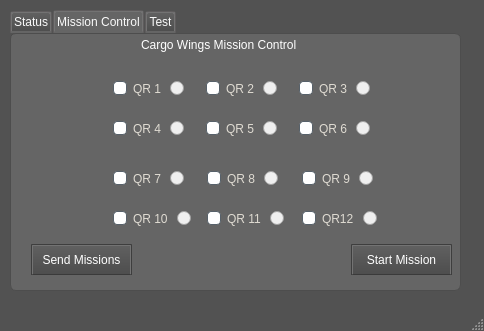
<?xml version="1.0" encoding="UTF-8"?>
<ui version="4.0">
 <class>MainWindow</class>
 <widget class="QMainWindow" name="MainWindow">
  <property name="geometry">
   <rect>
    <x>0</x>
    <y>0</y>
    <width>484</width>
    <height>331</height>
   </rect>
  </property>
  <property name="windowTitle">
   <string>Cargo Wings</string>
  </property>
  <property name="styleSheet">
   <string notr="true">
QMainWindow {
	background-color:rgb(82, 82, 82);
}
QTextEdit {
	background-color:rgb(42, 42, 42);
	color: rgb(0, 255, 0);
}
QPushButton{
	border-style: outset;
	border-width: 2px;
	border-top-color: qlineargradient(spread:pad, x1:0.5, y1:0.6, x2:0.5, y2:0.4, stop:0 rgba(115, 115, 115, 255), stop:1 rgba(62, 62, 62, 255));
	border-right-color: qlineargradient(spread:pad, x1:0.4, y1:0.5, x2:0.6, y2:0.5, stop:0 rgba(115, 115, 115, 255), stop:1 rgba(62, 62, 62, 255));
	border-left-color: qlineargradient(spread:pad, x1:0.6, y1:0.5, x2:0.4, y2:0.5, stop:0 rgba(115, 115, 115, 255), stop:1 rgba(62, 62, 62, 255));
	border-bottom-color: rgb(58, 58, 58);
	border-bottom-width: 1px;
	border-style: solid;
	color: rgb(255, 255, 255);
	padding: 2px;
	background-color: qlineargradient(spread:pad, x1:0.5, y1:1, x2:0.5, y2:0, stop:0 rgba(77, 77, 77, 255), stop:1 rgba(97, 97, 97, 255));
}
QPushButton:hover{
	border-style: outset;
	border-width: 2px;
	border-top-color: qlineargradient(spread:pad, x1:0.5, y1:0.6, x2:0.5, y2:0.4, stop:0 rgba(180, 180, 180, 255), stop:1 rgba(110, 110, 110, 255));
	border-right-color: qlineargradient(spread:pad, x1:0.4, y1:0.5, x2:0.6, y2:0.5, stop:0 rgba(180, 180, 180, 255), stop:1 rgba(110, 110, 110, 255));
	border-left-color: qlineargradient(spread:pad, x1:0.6, y1:0.5, x2:0.4, y2:0.5, stop:0 rgba(180, 180, 180, 255), stop:1 rgba(110, 110, 110, 255));
	border-bottom-color: rgb(115, 115, 115);
	border-bottom-width: 1px;
	border-style: solid;
	color: rgb(255, 255, 255);
	padding: 2px;
	background-color: qlineargradient(spread:pad, x1:0.5, y1:1, x2:0.5, y2:0, stop:0 rgba(107, 107, 107, 255), stop:1 rgba(157, 157, 157, 255));
}
QPushButton:pressed{
	border-style: outset;
	border-width: 2px;
	border-top-color: qlineargradient(spread:pad, x1:0.5, y1:0.6, x2:0.5, y2:0.4, stop:0 rgba(62, 62, 62, 255), stop:1 rgba(22, 22, 22, 255));
	border-right-color: qlineargradient(spread:pad, x1:0.4, y1:0.5, x2:0.6, y2:0.5, stop:0 rgba(115, 115, 115, 255), stop:1 rgba(62, 62, 62, 255));
	border-left-color: qlineargradient(spread:pad, x1:0.6, y1:0.5, x2:0.4, y2:0.5, stop:0 rgba(115, 115, 115, 255), stop:1 rgba(62, 62, 62, 255));
	border-bottom-color: rgb(58, 58, 58);
	border-bottom-width: 1px;
	border-style: solid;
	color: rgb(255, 255, 255);
	padding: 2px;
	background-color: qlineargradient(spread:pad, x1:0.5, y1:1, x2:0.5, y2:0, stop:0 rgba(77, 77, 77, 255), stop:1 rgba(97, 97, 97, 255));
}
QPushButton:disabled{
	border-style: outset;
	border-width: 2px;
	border-top-color: qlineargradient(spread:pad, x1:0.5, y1:0.6, x2:0.5, y2:0.4, stop:0 rgba(115, 115, 115, 255), stop:1 rgba(62, 62, 62, 255));
	border-right-color: qlineargradient(spread:pad, x1:0.4, y1:0.5, x2:0.6, y2:0.5, stop:0 rgba(115, 115, 115, 255), stop:1 rgba(62, 62, 62, 255));
	border-left-color: qlineargradient(spread:pad, x1:0.6, y1:0.5, x2:0.4, y2:0.5, stop:0 rgba(115, 115, 115, 255), stop:1 rgba(62, 62, 62, 255));
	border-bottom-color: rgb(58, 58, 58);
	border-bottom-width: 1px;
	border-style: solid;
	color: rgb(0, 0, 0);
	padding: 2px;
	background-color: qlineargradient(spread:pad, x1:0.5, y1:1, x2:0.5, y2:0, stop:0 rgba(57, 57, 57, 255), stop:1 rgba(77, 77, 77, 255));
}
QLineEdit {
	border-width: 1px; border-radius: 4px;
	border-color: rgb(58, 58, 58);
	border-style: inset;
	padding: 0 8px;
	color: rgb(255, 255, 255);
	background:rgb(100, 100, 100);
	selection-background-color: rgb(187, 187, 187);
	selection-color: rgb(60, 63, 65);
}
QLabel {
	color:rgb(255,255,255);	
}
QProgressBar {
	text-align: center;
	color: rgb(240, 240, 240);
	border-width: 1px; 
	border-radius: 10px;
	border-color: rgb(58, 58, 58);
	border-style: inset;
	background-color:rgb(77,77,77);
}
QProgressBar::chunk {
	background-color: qlineargradient(spread:pad, x1:0.5, y1:0.7, x2:0.5, y2:0.3, stop:0 rgba(87, 97, 106, 255), stop:1 rgba(93, 103, 113, 255));
	border-radius: 5px;
}
QMenuBar {
	background:rgb(82, 82, 82);
}
QMenuBar::item {
	color:rgb(223,219,210);
	spacing: 3px;
	padding: 1px 4px;
	background: transparent;
}

QMenuBar::item:selected {
	background:rgb(115, 115, 115);
}
QMenu::item:selected {
	color:rgb(255,255,255);
	border-width:2px;
	border-style:solid;
	padding-left:18px;
	padding-right:8px;
	padding-top:2px;
	padding-bottom:3px;
	background:qlineargradient(spread:pad, x1:0.5, y1:0.7, x2:0.5, y2:0.3, stop:0 rgba(87, 97, 106, 255), stop:1 rgba(93, 103, 113, 255));
	border-top-color: qlineargradient(spread:pad, x1:0.5, y1:0.6, x2:0.5, y2:0.4, stop:0 rgba(115, 115, 115, 255), stop:1 rgba(62, 62, 62, 255));
	border-right-color: qlineargradient(spread:pad, x1:0.4, y1:0.5, x2:0.6, y2:0.5, stop:0 rgba(115, 115, 115, 255), stop:1 rgba(62, 62, 62, 255));
	border-left-color: qlineargradient(spread:pad, x1:0.6, y1:0.5, x2:0.4, y2:0.5, stop:0 rgba(115, 115, 115, 255), stop:1 rgba(62, 62, 62, 255));
	border-bottom-color: rgb(58, 58, 58);
	border-bottom-width: 1px;
}
QMenu::item {
	color:rgb(223,219,210);
	background-color:rgb(78,78,78);
	padding-left:20px;
	padding-top:4px;
	padding-bottom:4px;
	padding-right:10px;
}
QMenu{
	background-color:rgb(78,78,78);
}
QTabWidget {
	color:rgb(0,0,0);
	background-color:rgb(247,246,246);
}
QTabWidget::pane {
		border-color: rgb(77,77,77);
		background-color:rgb(101,101,101);
		border-style: solid;
		border-width: 1px;
    	border-radius: 6px;
}
QTabBar::tab {
	padding:2px;
	color:rgb(250,250,250);
  	background-color: qlineargradient(spread:pad, x1:0.5, y1:1, x2:0.5, y2:0, stop:0 rgba(77, 77, 77, 255), stop:1 rgba(97, 97, 97, 255));
	border-style: solid;
	border-width: 2px;
  	border-top-right-radius:4px;
   border-top-left-radius:4px;
	border-top-color: qlineargradient(spread:pad, x1:0.5, y1:0.6, x2:0.5, y2:0.4, stop:0 rgba(115, 115, 115, 255), stop:1 rgba(95, 92, 93, 255));
	border-right-color: qlineargradient(spread:pad, x1:0.4, y1:0.5, x2:0.6, y2:0.5, stop:0 rgba(115, 115, 115, 255), stop:1 rgba(95, 92, 93, 255));
	border-left-color: qlineargradient(spread:pad, x1:0.6, y1:0.5, x2:0.4, y2:0.5, stop:0 rgba(115, 115, 115, 255), stop:1 rgba(95, 92, 93, 255));
	border-bottom-color: rgb(101,101,101);
}
QTabBar::tab:selected, QTabBar::tab:last:selected, QTabBar::tab:hover {
  	background-color:rgb(101,101,101);
  	margin-left: 0px;
  	margin-right: 1px;
}
QTabBar::tab:!selected {
    	margin-top: 1px;
		margin-right: 1px;
}
QCheckBox {
	color:rgb(223,219,210);
	padding: 2px;
}
QCheckBox:hover {
	border-radius:4px;
	border-style:solid;
	padding-left: 1px;
	padding-right: 1px;
	padding-bottom: 1px;
	padding-top: 1px;
	border-width:1px;
	border-color: rgb(87, 97, 106);
	background-color:qlineargradient(spread:pad, x1:0.5, y1:0.7, x2:0.5, y2:0.3, stop:0 rgba(87, 97, 106, 150), stop:1 rgba(93, 103, 113, 150));
}
QCheckBox::indicator:checked {
	border-radius:4px;
	border-style:solid;
	border-width:1px;
	border-color: rgb(180,180,180);
  	background-color:qlineargradient(spread:pad, x1:0.5, y1:0.7, x2:0.5, y2:0.3, stop:0 rgba(87, 97, 106, 255), stop:1 rgba(93, 103, 113, 255));
}
QCheckBox::indicator:unchecked {
	border-radius:4px;
	border-style:solid;
	border-width:1px;
	border-color: rgb(87, 97, 106);
  	background-color:rgb(255,255,255);
}
QStatusBar {
	color:rgb(240,240,240);
}</string>
  </property>
  <widget class="QWidget" name="centralwidget">
   <widget class="QTabWidget" name="tabWidget">
    <property name="geometry">
     <rect>
      <x>10</x>
      <y>10</y>
      <width>451</width>
      <height>281</height>
     </rect>
    </property>
    <property name="styleSheet">
     <string notr="true"/>
    </property>
    <property name="tabShape">
     <enum>QTabWidget::Rounded</enum>
    </property>
    <property name="currentIndex">
     <number>1</number>
    </property>
    <property name="iconSize">
     <size>
      <width>20</width>
      <height>20</height>
     </size>
    </property>
    <property name="elideMode">
     <enum>Qt::ElideNone</enum>
    </property>
    <widget class="QWidget" name="tab">
     <attribute name="title">
      <string>Status</string>
     </attribute>
     <widget class="QWidget" name="horizontalLayoutWidget">
      <property name="geometry">
       <rect>
        <x>280</x>
        <y>10</y>
        <width>160</width>
        <height>31</height>
       </rect>
      </property>
      <layout class="QHBoxLayout" name="horizontalLayout">
       <item>
        <widget class="QLabel" name="label">
         <property name="text">
          <string>WiFi Mode:</string>
         </property>
        </widget>
       </item>
       <item>
        <widget class="QLineEdit" name="lineEdit"/>
       </item>
      </layout>
     </widget>
     <widget class="QPushButton" name="btn_scan_drones">
      <property name="geometry">
       <rect>
        <x>50</x>
        <y>200</y>
        <width>93</width>
        <height>28</height>
       </rect>
      </property>
      <property name="text">
       <string>Scan Drones</string>
      </property>
     </widget>
     <widget class="QListWidget" name="drone_list_widget">
      <property name="geometry">
       <rect>
        <x>30</x>
        <y>10</y>
        <width>131</width>
        <height>181</height>
       </rect>
      </property>
     </widget>
    </widget>
    <widget class="QWidget" name="tab_2">
     <attribute name="title">
      <string>Mission Control</string>
     </attribute>
     <widget class="QPushButton" name="btn_start_mission">
      <property name="geometry">
       <rect>
        <x>340</x>
        <y>210</y>
        <width>101</width>
        <height>31</height>
       </rect>
      </property>
      <property name="text">
       <string>Start Mission</string>
      </property>
     </widget>
     <widget class="QLabel" name="label_3">
      <property name="geometry">
       <rect>
        <x>130</x>
        <y>0</y>
        <width>201</width>
        <height>21</height>
       </rect>
      </property>
      <property name="text">
       <string>Cargo Wings Mission Control</string>
      </property>
     </widget>
     <widget class="QWidget" name="gridLayoutWidget">
      <property name="geometry">
       <rect>
        <x>100</x>
        <y>30</y>
        <width>273</width>
        <height>91</height>
       </rect>
      </property>
      <layout class="QGridLayout" name="gridLayout">
       <item row="0" column="0">
        <layout class="QHBoxLayout" name="horizontalLayout_2">
         <item>
          <widget class="QCheckBox" name="btn_qr1">
           <property name="text">
            <string>QR 1</string>
           </property>
          </widget>
         </item>
         <item>
          <widget class="QRadioButton" name="rb_00">
           <property name="enabled">
            <bool>false</bool>
           </property>
           <property name="text">
            <string/>
           </property>
          </widget>
         </item>
        </layout>
       </item>
       <item row="0" column="1">
        <layout class="QHBoxLayout" name="horizontalLayout_4">
         <item>
          <widget class="QCheckBox" name="btn_qr2">
           <property name="text">
            <string>QR 2</string>
           </property>
          </widget>
         </item>
         <item>
          <widget class="QRadioButton" name="rb_01">
           <property name="enabled">
            <bool>false</bool>
           </property>
           <property name="text">
            <string/>
           </property>
          </widget>
         </item>
        </layout>
       </item>
       <item row="0" column="2">
        <layout class="QHBoxLayout" name="horizontalLayout_5">
         <item>
          <widget class="QCheckBox" name="btn_qr3">
           <property name="text">
            <string>QR 3</string>
           </property>
          </widget>
         </item>
         <item>
          <widget class="QRadioButton" name="rb_02">
           <property name="enabled">
            <bool>false</bool>
           </property>
           <property name="text">
            <string/>
           </property>
          </widget>
         </item>
        </layout>
       </item>
       <item row="1" column="0">
        <layout class="QHBoxLayout" name="horizontalLayout_3">
         <item>
          <widget class="QCheckBox" name="btn_qr4">
           <property name="text">
            <string>QR 4</string>
           </property>
          </widget>
         </item>
         <item>
          <widget class="QRadioButton" name="rb_10">
           <property name="enabled">
            <bool>false</bool>
           </property>
           <property name="text">
            <string/>
           </property>
          </widget>
         </item>
        </layout>
       </item>
       <item row="1" column="1">
        <layout class="QHBoxLayout" name="horizontalLayout_6">
         <item>
          <widget class="QCheckBox" name="btn_qr5">
           <property name="text">
            <string>QR 5</string>
           </property>
          </widget>
         </item>
         <item>
          <widget class="QRadioButton" name="rb_11">
           <property name="enabled">
            <bool>false</bool>
           </property>
           <property name="text">
            <string/>
           </property>
          </widget>
         </item>
        </layout>
       </item>
       <item row="1" column="2">
        <layout class="QHBoxLayout" name="horizontalLayout_7">
         <item>
          <widget class="QCheckBox" name="btn_qr6">
           <property name="text">
            <string>QR 6</string>
           </property>
          </widget>
         </item>
         <item>
          <widget class="QRadioButton" name="rb_12">
           <property name="enabled">
            <bool>false</bool>
           </property>
           <property name="text">
            <string/>
           </property>
          </widget>
         </item>
        </layout>
       </item>
      </layout>
     </widget>
     <widget class="QPushButton" name="btn_adhoc_mission">
      <property name="geometry">
       <rect>
        <x>20</x>
        <y>210</y>
        <width>101</width>
        <height>31</height>
       </rect>
      </property>
      <property name="text">
       <string>Send Missions</string>
      </property>
     </widget>
     <widget class="QWidget" name="gridLayoutWidget_2">
      <property name="geometry">
       <rect>
        <x>100</x>
        <y>120</y>
        <width>277</width>
        <height>91</height>
       </rect>
      </property>
      <layout class="QGridLayout" name="gridLayout_2">
       <item row="0" column="0">
        <layout class="QHBoxLayout" name="horizontalLayout_8">
         <item>
          <widget class="QCheckBox" name="btn_qr7">
           <property name="text">
            <string>QR 7</string>
           </property>
          </widget>
         </item>
         <item>
          <widget class="QRadioButton" name="rb_20">
           <property name="enabled">
            <bool>false</bool>
           </property>
           <property name="text">
            <string/>
           </property>
          </widget>
         </item>
        </layout>
       </item>
       <item row="0" column="1">
        <layout class="QHBoxLayout" name="horizontalLayout_9">
         <item>
          <widget class="QCheckBox" name="btn_qr8">
           <property name="text">
            <string>QR 8</string>
           </property>
          </widget>
         </item>
         <item>
          <widget class="QRadioButton" name="rb_21">
           <property name="enabled">
            <bool>false</bool>
           </property>
           <property name="text">
            <string/>
           </property>
          </widget>
         </item>
        </layout>
       </item>
       <item row="0" column="2">
        <layout class="QHBoxLayout" name="horizontalLayout_10">
         <item>
          <widget class="QCheckBox" name="btn_qr9">
           <property name="text">
            <string>QR 9</string>
           </property>
          </widget>
         </item>
         <item>
          <widget class="QRadioButton" name="rb_22">
           <property name="enabled">
            <bool>false</bool>
           </property>
           <property name="text">
            <string/>
           </property>
          </widget>
         </item>
        </layout>
       </item>
       <item row="1" column="0">
        <layout class="QHBoxLayout" name="horizontalLayout_11">
         <item>
          <widget class="QCheckBox" name="btn_qr10">
           <property name="text">
            <string>QR 10</string>
           </property>
          </widget>
         </item>
         <item>
          <widget class="QRadioButton" name="rb_30">
           <property name="enabled">
            <bool>false</bool>
           </property>
           <property name="text">
            <string/>
           </property>
          </widget>
         </item>
        </layout>
       </item>
       <item row="1" column="1">
        <layout class="QHBoxLayout" name="horizontalLayout_12">
         <item>
          <widget class="QCheckBox" name="btn_qr11">
           <property name="text">
            <string>QR 11</string>
           </property>
          </widget>
         </item>
         <item>
          <widget class="QRadioButton" name="rb_31">
           <property name="enabled">
            <bool>false</bool>
           </property>
           <property name="text">
            <string/>
           </property>
          </widget>
         </item>
        </layout>
       </item>
       <item row="1" column="2">
        <layout class="QHBoxLayout" name="horizontalLayout_13">
         <item>
          <widget class="QCheckBox" name="btn_qr12">
           <property name="text">
            <string>QR12</string>
           </property>
          </widget>
         </item>
         <item>
          <widget class="QRadioButton" name="rb_32">
           <property name="enabled">
            <bool>false</bool>
           </property>
           <property name="text">
            <string/>
           </property>
          </widget>
         </item>
        </layout>
       </item>
      </layout>
     </widget>
    </widget>
    <widget class="QWidget" name="tab_3">
     <attribute name="title">
      <string>Test</string>
     </attribute>
     <widget class="QPushButton" name="pushButton_2">
      <property name="geometry">
       <rect>
        <x>20</x>
        <y>200</y>
        <width>93</width>
        <height>28</height>
       </rect>
      </property>
      <property name="text">
       <string>Test Mission 1</string>
      </property>
     </widget>
     <widget class="QPushButton" name="pushButton_4">
      <property name="geometry">
       <rect>
        <x>20</x>
        <y>160</y>
        <width>93</width>
        <height>28</height>
       </rect>
      </property>
      <property name="text">
       <string>Test Mission 2</string>
      </property>
     </widget>
     <widget class="QPushButton" name="btn_take_picture">
      <property name="geometry">
       <rect>
        <x>20</x>
        <y>30</y>
        <width>121</width>
        <height>28</height>
       </rect>
      </property>
      <property name="text">
       <string>Tello Take Picture</string>
      </property>
     </widget>
     <widget class="QPushButton" name="btn_connect_tello_ap">
      <property name="geometry">
       <rect>
        <x>280</x>
        <y>20</y>
        <width>151</width>
        <height>28</height>
       </rect>
      </property>
      <property name="text">
       <string>Connect TELLO-B5997E</string>
      </property>
     </widget>
     <widget class="QPushButton" name="btn_connect_homenetwork">
      <property name="geometry">
       <rect>
        <x>240</x>
        <y>200</y>
        <width>191</width>
        <height>28</height>
       </rect>
      </property>
      <property name="text">
       <string>Connect homenetwork_plus</string>
      </property>
     </widget>
     <widget class="QPushButton" name="btn_start_adhoc">
      <property name="geometry">
       <rect>
        <x>240</x>
        <y>130</y>
        <width>191</width>
        <height>28</height>
       </rect>
      </property>
      <property name="text">
       <string>Start AdHoc</string>
      </property>
     </widget>
    </widget>
   </widget>
  </widget>
  <widget class="QStatusBar" name="statusbar"/>
 </widget>
 <resources/>
 <connections/>
</ui>
